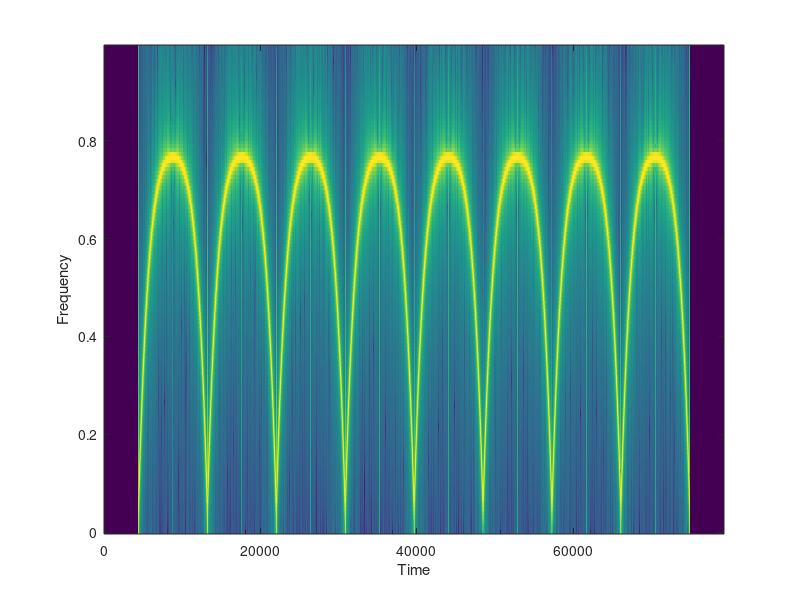

Write MATLAB code to recreate this figure.
clear all

fd=44100;
t=0:1/fd:0.2;
f = 15000 - 14000*exp(-2*t/max(t));
s=0.9*sin(2*pi*f.*t);
s = [zeros(size(s)) s s(end:-1:1)  s s(end:-1:1)  s s(end:-1:1)  s s(end:-1:1)  s s(end:-1:1)  s s(end:-1:1)  s s(end:-1:1)  s s(end:-1:1) zeros(size(s))];
specgram(s)

audiowrite('bell.wav', s, 44100);
